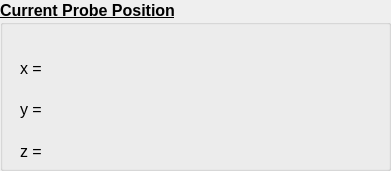
   <widget class="QGroupBox" name="positionBox">
    <property name="geometry">
     <rect>
      <x>610</x>
      <y>40</y>
      <width>391</width>
      <height>171</height>
     </rect>
    </property>
    <property name="font">
     <font>
      <pointsize>12</pointsize>
      <weight>75</weight>
      <bold>true</bold>
      <underline>true</underline>
     </font>
    </property>
    <property name="title">
     <string>Current Probe Position</string>
    </property>
    <widget class="QWidget" name="gridLayoutWidget_4">
     <property name="geometry">
      <rect>
       <x>20</x>
       <y>50</y>
       <width>351</width>
       <height>119</height>
      </rect>
     </property>
     <layout class="QGridLayout" name="gridLayout_4">
      <item row="2" column="0">
       <widget class="QLabel" name="zposLabel">
        <property name="font">
         <font>
          <pointsize>12</pointsize>
          <weight>50</weight>
          <bold>false</bold>
          <underline>false</underline>
         </font>
        </property>
        <property name="text">
         <string>z =</string>
        </property>
       </widget>
      </item>
      <item row="1" column="0">
       <widget class="QLabel" name="yposLabel">
        <property name="font">
         <font>
          <pointsize>12</pointsize>
          <weight>50</weight>
          <bold>false</bold>
          <underline>false</underline>
         </font>
        </property>
        <property name="text">
         <string>y =</string>
        </property>
       </widget>
      </item>
      <item row="0" column="0">
       <widget class="QLabel" name="xposLabel">
        <property name="font">
         <font>
          <pointsize>12</pointsize>
          <weight>50</weight>
          <bold>false</bold>
          <underline>false</underline>
         </font>
        </property>
        <property name="text">
         <string>x =</string>
        </property>
       </widget>
      </item>
     </layout>
    </widget>
   </widget>
